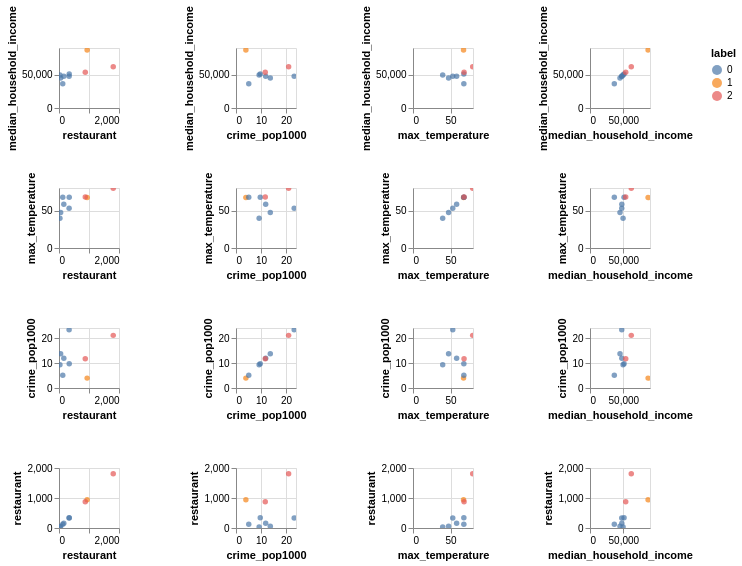

Write a Vega-Lite specification for this figure.
### Vega-Lite specification from a JSON file in a GitHub repository (floating-point values rounded to 4 significant figures)
{"config": {"view": {"continuousWidth": 400, "continuousHeight": 300}}, "repeat": {"column": ["restaurant", "crime_pop1000", "max_temperature", "median_household_income"], "row": ["median_household_income", "max_temperature", "crime_pop1000", "restaurant"]}, "spec": {"data": {"name": "data-d5df16c32e16dd92701447de07f85ea8"}, "mark": "circle", "encoding": {"color": {"type": "nominal", "field": "label"}, "x": {"type": "quantitative", "field": {"repeat": "column"}}, "y": {"type": "quantitative", "field": {"repeat": "row"}}}, "height": 60, "selection": {"selector007": {"type": "interval", "bind": "scales", "encodings": ["x", "y"]}}, "width": 60}, "$schema": "https://vega.github.io/schema/vega-lite/v4.8.1.json", "datasets": {"data-d5df16c32e16dd92701447de07f85ea8": [{"Name": "Channel Islands National Park", "median_household_income": 87130.0, "parking": 2468, "restaurant": 938, "tickets": "No", "max_temperature": 67.4, "min_temperature": 51.94, "Precipitation": 0.4549, "Wind_Speed": 13.45, "crime_pop1000": 3.952, "tickets_label": 0, "label": 1}, {"Name": "Crater Lake National Park", "median_household_income": 45010.0, "parking": 237, "restaurant": 55, "tickets": "Yes", "max_temperature": 47.46, "min_temperature": 38.24, "Precipitation": 1.02, "Wind_Speed": 15.25, "crime_pop1000": 13.72, "tickets_label": 1, "label": 0}, {"Name": "Everglades National Park", "median_household_income": 61930.0, "parking": 6582, "restaurant": 1808, "tickets": "Yes", "max_temperature": 79.58, "min_temperature": 64.71, "Precipitation": 0.8205, "Wind_Speed": 13.18, "crime_pop1000": 21.05, "tickets_label": 1, "label": 2}, {"Name": "Grand Canyon National Park", "median_household_income": 51070.0, "parking": 1102, "restaurant": 341, "tickets": "Yes", "max_temperature": 67.8, "min_temperature": 46.0, "Precipitation": 0.1283, "Wind_Speed": 11.54, "crime_pop1000": 9.703, "tickets_label": 1, "label": 0}, {"Name": "Petrified Forest National Park", "median_household_income": 36470.0, "parking": 457, "restaurant": 125, "tickets": "No", "max_temperature": 67.8, "min_temperature": 46.0, "Precipitation": 0.1283, "Wind_Speed": 11.54, "crime_pop1000": 5.108, "tickets_label": 0, "label": 0}, {"Name": "Great Smoky Mountains National Park", "median_household_income": 47620.0, "parking": 1035, "restaurant": 337, "tickets": "No", "max_temperature": 53.01, "min_temperature": 36.52, "Precipitation": 1.4, "Wind_Speed": 13.85, "crime_pop1000": 23.28, "tickets_label": 0, "label": 0}, {"Name": "Mesa Verde National Park", "median_household_income": 49600.0, "parking": 114, "restaurant": 31, "tickets": "Yes", "max_temperature": 39.58, "min_temperature": 17.75, "Precipitation": 0.07404, "Wind_Speed": 12.74, "crime_pop1000": 9.258, "tickets_label": 1, "label": 0}, {"Name": "Redwood National Park", "median_household_income": 47760.0, "parking": 802, "restaurant": 161, "tickets": "No", "max_temperature": 58.19, "min_temperature": 47.09, "Precipitation": 0.5271, "Wind_Speed": 14.69, "crime_pop1000": 11.87, "tickets_label": 0, "label": 0}, {"Name": "Saguaro National Park", "median_household_income": 53590.0, "parking": 13897, "restaurant": 876, "tickets": "Yes", "max_temperature": 68.07, "min_temperature": 40.52, "Precipitation": 0.09022, "Wind_Speed": 14.42, "crime_pop1000": 11.71, "tickets_label": 1, "label": 2}]}}
